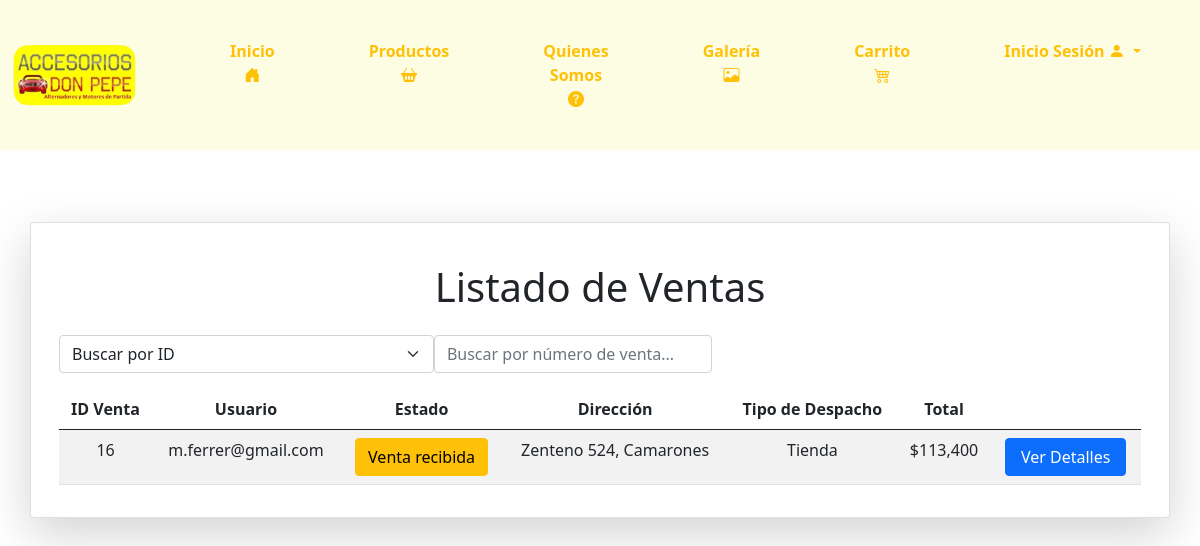
Screenshot of /listaventas/ with the database file from the repository.
### core/models.py (models this page shows, shortened)
class Venta(models.Model):
    codVenta = models.AutoField(primary_key=True)
    usuario = models.ForeignKey(Usuario, on_delete=models.CASCADE)
    estadoP = models.ForeignKey(Estado, on_delete=models.CASCADE)
    tipodespacho = models.ForeignKey(TipoDespacho, on_delete=models.CASCADE)
    total = models.IntegerField()
    direccion = models.OneToOneField(Direccion, on_delete=models.CASCADE, null=True, blank=True)

class Usuario(models.Model):
    rut = models.CharField(primary_key=True, max_length=10)
    nombre = models.CharField(max_length=20)
    apellido = models.CharField(max_length=20)
    telefono = models.CharField(max_length=9)
    correo = models.EmailField(unique=True, max_length=100, blank=True, null=True)
    clave = models.CharField(max_length=30)
    rol = models.ForeignKey(Rol, on_delete=models.CASCADE)
    def __str__(self) -> str:
        return self.correo

class Estado(models.Model):
    id_estado = models.IntegerField(primary_key=True)
    nombreEs = models.CharField(max_length=50)

class Direccion(models.Model):
    idDireccion = models.AutoField(primary_key=True)
    calle = models.CharField(max_length=100)
    numero = models.CharField(max_length=10)
    comuna = models.ForeignKey('Comuna', on_delete=models.CASCADE)
    def __str__(self):
        return f"{self.calle} {self.numero}, {self.comuna}"

class Comuna(models.Model):
    idComuna = models.AutoField(primary_key=True)
    nombreC = models.CharField(max_length=100)
    region = models.ForeignKey(Region, on_delete=models.CASCADE)
    def __str__(self) -> str:
        return self.nombreC

class TipoDespacho(models.Model):
    idDespacho = models.IntegerField(primary_key=True)
    nombreDespacho = models.CharField(max_length=100)
    def __str__(self) -> str:
        return str(self.nombreDespacho)

### core/views.py (the view)
# urls.py: path('listaventas/', listaventas, name='listaventas'),
def listaventas(request):
    ventas_listado = Venta.objects.all()
    contexto = {
        "ventas": ventas_listado
    }
    return render(request, 'core/listaventas.html', contexto)

### core/templatetags/custom_filters.py (called while the page is built)
@register.filter
def format_clp(value):
    try:
        return "${:,.0f}".format(value)
    except (ValueError, TypeError):
        return value

### core/templates/core/listaventas.html (shortened to what this page needs)
{% load static %}
{% load custom_filters %}
<!DOCTYPE html>
<html lang="en">
<head>
    <link href="https://cdn.jsdelivr.net/npm/bootstrap@5.0.2/dist/css/bootstrap.min.css" rel="stylesheet"
>
    <link href="https://cdnjs.cloudflare.com/ajax/libs/font-awesome/6.0.0-beta3/css/all.min.css" rel="stylesheet">
    <link type="text/css" rel="stylesheet" href="{% static 'css/inicio.css' %}">
    <link href="https://cdn.jsdelivr.net/npm/bootstrap-icons/font/bootstrap-icons.css" rel="stylesheet">
</head>
<body>
    <nav class="navbar navbar-expand-lg navbar-light" style="background-color: #fdfde3;">
        <div class="container-fluid">
            <a class="navbar-brand" href="{% url 'inicio' %}">
                <img src="{% static 'img/logo-don-pepe.png' %}" class="logo" style="max-width: 80%;"
                    alt="Accesorios Don Pepe">
            </a>
            <div class="collapse navbar-collapse justify-content-end" id="navbarNav">
                <ul class="navbar-nav">
                    <li class="nav-item">
                        <a class="btn btn-outline-warning py-4 px-4 mx-2" href="{% url 'inicio' %}">
                            Inicio
                            <i class="bi bi-house-door-fill"></i>
                        </a>
                    </li>
                    <li class="nav-item">
                        <a class="btn btn-outline-warning py-4 px-4 mx-2" href="{% url 'productos' %}">
                            Productos
                            <i class="bi bi-basket2-fill"></i>
                        </a>
                    </li>
                    <li class="nav-item">
                        <a class="btn btn-outline-warning py-4 px-4 mx-2" href="{% url 'quienessomos' %}">
                            Quienes Somos
                            <i class="bi bi-question-circle-fill"></i>
                        </a>
                    </li>
                    <li class="nav-item">
                        <a class="btn btn-outline-warning py-4 px-4 mx-2" href="{% url 'galeria' %}">
                            Galería
                            <i class="bi bi-image"></i>
                        </a>
                    </li>
                    <li class="nav-item">
                        <a class="btn btn-outline-warning py-4 px-4 mx-2 position-relative" data-bs-toggle="modal"
                            data-bs-target="#cartModal">
                            Carrito
                            <i class="bi bi-cart4"></i>
                        </a>
                    </li>
                    <li class="nav-item dropdown">
                        {% if user.is_authenticated %}
                        <div class="btn-group">
                            <button type="button" class="btn btn-outline-warning py-4 px-4 mx-2 dropdown-toggle"
                                data-bs-toggle="dropdown" style="font-weight: 700; border: 0px; border-radius: 10px;">
                                {% if user.is_superuser %}
                                Administrador
                                {% else %}
                                Hola {{ user.first_name }}
                                {% endif %}
                                <i class="bi bi-person-fill"></i>
                            </button>
                            <ul class="dropdown-menu"
                                style="margin-left: 25px; margin-top: -5px; background-color: #ffc107; border: 0px; border-radius: 10px;">
                                {% if user.is_superuser %}
                                <li><a class="dropdown-item"
                                        style="padding: 10px; color:black; background-color: #fdfde3;"
                                        href="{% url 'administrador' %}">Administrador</a></li>
                                {% else %}
                                <li><a class="dropdown-item"
                                        style="padding: 10px; color:black; background-color: #fdfde3;"
                                        href="{% url 'editarperfil' %}">Editar Perfil</a></li>
                                {% endif %}
                                <li><a class="dropdown-item"
                                        style="padding: 10px; color:black; background-color: #fdfde3;"
                                        href="{% url 'cerrarsesion' %}">Cerrar Sesión</a></li>
                            </ul>
                        </div>
                        {% else %}
                        <div class="btn-group">
                            <button type="button" class="btn btn-outline-warning py-4 px-4 mx-2 dropdown-toggle"
                                data-bs-toggle="dropdown" style="font-weight: 700; border: 0px; border-radius: 10px;">
                                Inicio Sesión
                                <i class="bi bi-person-fill"></i>
                            </button>
                        </div>
                        {% endif %}
                    </li>
                </ul>
            </div>
        </div>
    </nav>
    <br>
    <div class="container my-5">
        <div class="row">
            <div class="card shadow-lg">
                <div class="card-body">
                    <br>
                    <h1 class="text-center mb-4">Listado de Ventas</h1>
                    <div class="d-flex justify-content-between align-items-center mb-3">
                        <div class="d-flex" style="text-align: center;">
                            <select id="searchType" class="form-select">
                                <option value="id">Buscar por ID</option>
                            </select>
                            <input type="text" id="searchInput" class="form-control me-2" style="width: 500px;"
                                placeholder="Buscar por número de venta..." aria-label="Buscar por número de venta">
                        </div>
                    </div>
                    <table class="table table-striped">
                        <thead>
                            <tr style="text-align: center;">
                                <th>ID Venta</th>
                                <th>Usuario</th>
                                <th>Estado</th>
                                <th>Dirección</th>
                                <th>Tipo de Despacho</th>
                                <th>Total</th>
                                <th></th>
                            </tr>
                        </thead>
                        <tbody id="ventasTable">
                            {% for venta in ventas %}
                            <tr style="text-align: center;">
                                <td>{{ venta.codVenta }}</td>
                                <td>{{ venta.usuario }}</td>
                                <td>
                                    <button type="button" class="btn estado-btn" data-venta-id="{{ venta.codVenta }}" data-estado-id="{{ venta.estadoP.id_estado }}">
                                        {{ venta.estadoP.nombreEs }}
                                    </button>
                                </td>
                                <td>{{ venta.direccion }}</td>
                                <td>{{ venta.tipodespacho }}</td>
                                <td>{{ venta.total | format_clp }}</td>
                                <td>
                                    <button type="button" class="btn btn-primary ver-detalles" style="padding: 6px 15px"
                                        data-venta-id="{{ venta.codVenta }}">Ver Detalles</button>
                                </td>
                            </tr>
                            {% endfor %}
                        </tbody>
                    </table>
                </div>
            </div>
        </div>
    </div>
</body>
</html>

### core/static/css/inicio.css (style rules this page uses)
.navbar { padding: 0%; }
.navbar-nav li { padding: 15px 15px; }
.navbar-nav li a { font-weight: 700; border: 0px; border-radius: 10px; }

### rows the page displays
Venta: codVenta "16", usuario "m.ferrer@gmail.com", estadoP.nombreEs "Venta recibida", direccion "Zenteno 524, Camarones", tipodespacho "Tienda", total "$113,400"
